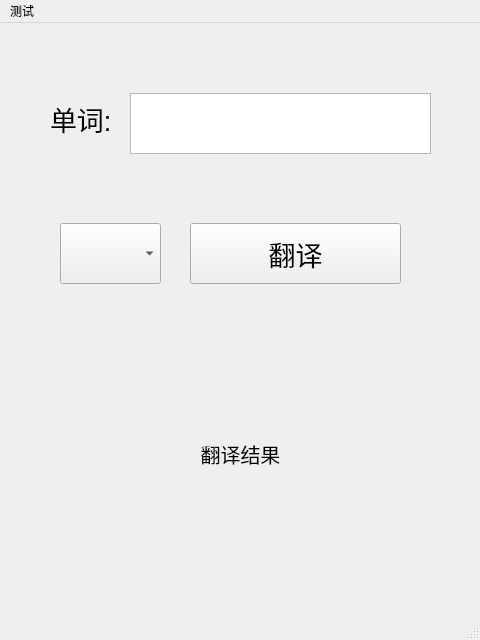
<?xml version="1.0" encoding="UTF-8"?>
<ui version="4.0">
 <class>MainWindow</class>
 <widget class="QMainWindow" name="MainWindow">
  <property name="geometry">
   <rect>
    <x>0</x>
    <y>0</y>
    <width>480</width>
    <height>640</height>
   </rect>
  </property>
  <property name="windowTitle">
   <string>MainWindow</string>
  </property>
  <widget class="QWidget" name="centralwidget">
   <widget class="QTextEdit" name="word_txt">
    <property name="geometry">
     <rect>
      <x>130</x>
      <y>70</y>
      <width>301</width>
      <height>61</height>
     </rect>
    </property>
    <property name="font">
     <font>
      <pointsize>20</pointsize>
     </font>
    </property>
    <property name="autoFormatting">
     <set>QTextEdit::AutoNone</set>
    </property>
    <property name="html">
     <string>&lt;!DOCTYPE HTML PUBLIC &quot;-//W3C//DTD HTML 4.0//EN&quot; &quot;http://www.w3.org/TR/REC-html40/strict.dtd&quot;&gt;
&lt;html&gt;&lt;head&gt;&lt;meta name=&quot;qrichtext&quot; content=&quot;1&quot; /&gt;&lt;meta charset=&quot;utf-8&quot; /&gt;&lt;style type=&quot;text/css&quot;&gt;
p, li { white-space: pre-wrap; }
hr { height: 1px; border-width: 0; }
li.unchecked::marker { content: &quot;\2610&quot;; }
li.checked::marker { content: &quot;\2612&quot;; }
&lt;/style&gt;&lt;/head&gt;&lt;body style=&quot; font-family:'Microsoft YaHei UI'; font-size:20pt; font-weight:400; font-style:normal;&quot;&gt;
&lt;p style=&quot;-qt-paragraph-type:empty; margin-top:0px; margin-bottom:0px; margin-left:0px; margin-right:0px; -qt-block-indent:0; text-indent:0px;&quot;&gt;&lt;br /&gt;&lt;/p&gt;&lt;/body&gt;&lt;/html&gt;</string>
    </property>
    <property name="acceptRichText">
     <bool>true</bool>
    </property>
   </widget>
   <widget class="QPushButton" name="trans_btn">
    <property name="geometry">
     <rect>
      <x>190</x>
      <y>200</y>
      <width>211</width>
      <height>61</height>
     </rect>
    </property>
    <property name="font">
     <font>
      <pointsize>20</pointsize>
     </font>
    </property>
    <property name="text">
     <string>翻译</string>
    </property>
   </widget>
   <widget class="QLabel" name="label">
    <property name="geometry">
     <rect>
      <x>50</x>
      <y>70</y>
      <width>71</width>
      <height>51</height>
     </rect>
    </property>
    <property name="font">
     <font>
      <pointsize>20</pointsize>
     </font>
    </property>
    <property name="text">
     <string>单词:</string>
    </property>
   </widget>
   <widget class="QLabel" name="exp_lab">
    <property name="geometry">
     <rect>
      <x>70</x>
      <y>320</y>
      <width>341</width>
      <height>221</height>
     </rect>
    </property>
    <property name="font">
     <font>
      <pointsize>15</pointsize>
      <bold>false</bold>
      <strikeout>false</strikeout>
      <stylestrategy>PreferDefault</stylestrategy>
      <kerning>true</kerning>
     </font>
    </property>
    <property name="text">
     <string>翻译结果</string>
    </property>
    <property name="alignment">
     <set>Qt::AlignCenter</set>
    </property>
   </widget>
   <widget class="QComboBox" name="dict_box">
    <property name="geometry">
     <rect>
      <x>60</x>
      <y>200</y>
      <width>101</width>
      <height>61</height>
     </rect>
    </property>
    <property name="font">
     <font>
      <pointsize>20</pointsize>
      <stylestrategy>PreferDefault</stylestrategy>
     </font>
    </property>
   </widget>
  </widget>
  <widget class="QMenuBar" name="menubar">
   <property name="geometry">
    <rect>
     <x>0</x>
     <y>0</y>
     <width>480</width>
     <height>25</height>
    </rect>
   </property>
   <widget class="QMenu" name="menu">
    <property name="title">
     <string>测试</string>
    </property>
   </widget>
   <addaction name="menu"/>
  </widget>
  <widget class="QStatusBar" name="statusbar"/>
 </widget>
 <resources/>
 <connections/>
</ui>
